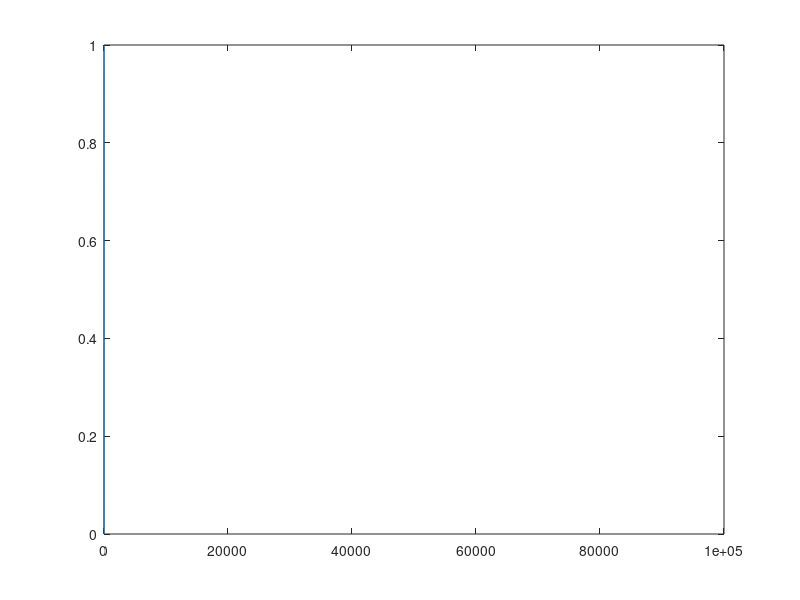

Here is the MATLAB script that generated this plot:


start = clock();
t = 0:0.1:100000; 

tau = 1.41; 

k = 1 - exp(-t / tau);

figure 
plot(t, k)

finish = clock(); 

seconds = [365*30*24*3600; 30*24*3600; 24*3600; 60*60; 60; 1];

total = finish - start;

fprintf('Vreme izvrsavanja je %f', seconds' * total')
